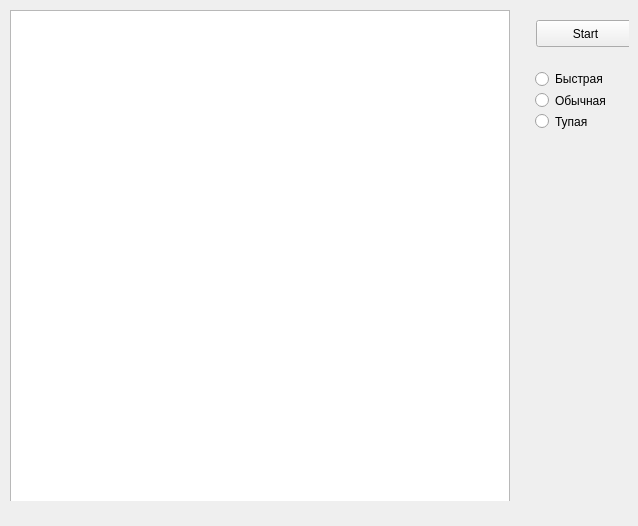
<?xml version="1.0" encoding="UTF-8"?>
<ui version="4.0">
 <class>MainWindow</class>
 <widget class="QMainWindow" name="MainWindow">
  <property name="geometry">
   <rect>
    <x>0</x>
    <y>0</y>
    <width>638</width>
    <height>526</height>
   </rect>
  </property>
  <property name="sizePolicy">
   <sizepolicy hsizetype="Fixed" vsizetype="Fixed">
    <horstretch>0</horstretch>
    <verstretch>0</verstretch>
   </sizepolicy>
  </property>
  <property name="windowTitle">
   <string>MainWindow</string>
  </property>
  <widget class="QWidget" name="centralWidget">
   <property name="sizePolicy">
    <sizepolicy hsizetype="Expanding" vsizetype="Expanding">
     <horstretch>0</horstretch>
     <verstretch>0</verstretch>
    </sizepolicy>
   </property>
   <widget class="QWidget" name="horizontalLayoutWidget">
    <property name="geometry">
     <rect>
      <x>-1</x>
      <y>-1</y>
      <width>641</width>
      <height>502</height>
     </rect>
    </property>
    <layout class="QHBoxLayout" name="horizontalLayout">
     <item>
      <widget class="ui::GraphicsView" name="m_graphicsView">
       <property name="minimumSize">
        <size>
         <width>500</width>
         <height>500</height>
        </size>
       </property>
       <property name="maximumSize">
        <size>
         <width>500</width>
         <height>500</height>
        </size>
       </property>
       <property name="interactive">
        <bool>false</bool>
       </property>
       <property name="sceneRect">
        <rectf>
         <x>0.000000000000000</x>
         <y>0.000000000000000</y>
         <width>100.000000000000000</width>
         <height>100.000000000000000</height>
        </rectf>
       </property>
      </widget>
     </item>
     <item>
      <widget class="QWidget" name="widget" native="true">
       <property name="minimumSize">
        <size>
         <width>100</width>
         <height>0</height>
        </size>
       </property>
       <widget class="QPushButton" name="m_startStopBtn">
        <property name="geometry">
         <rect>
          <x>20</x>
          <y>10</y>
          <width>99</width>
          <height>27</height>
         </rect>
        </property>
        <property name="text">
         <string>Start</string>
        </property>
       </widget>
       <widget class="QWidget" name="">
        <property name="geometry">
         <rect>
          <x>8</x>
          <y>50</y>
          <width>121</width>
          <height>80</height>
         </rect>
        </property>
        <layout class="QVBoxLayout" name="verticalLayout">
         <item>
          <widget class="QRadioButton" name="fastBtn">
           <property name="text">
            <string>Быстрая</string>
           </property>
          </widget>
         </item>
         <item>
          <widget class="QRadioButton" name="normalBtn">
           <property name="text">
            <string>Обычная</string>
           </property>
          </widget>
         </item>
         <item>
          <widget class="QRadioButton" name="stupidBtn">
           <property name="text">
            <string>Тупая</string>
           </property>
          </widget>
         </item>
        </layout>
       </widget>
      </widget>
     </item>
    </layout>
   </widget>
  </widget>
  <widget class="QMenuBar" name="menuBar">
   <property name="geometry">
    <rect>
     <x>0</x>
     <y>0</y>
     <width>638</width>
     <height>25</height>
    </rect>
   </property>
  </widget>
 </widget>
 <layoutdefault spacing="6" margin="11"/>
 <customwidgets>
  <customwidget>
   <class>ui::GraphicsView</class>
   <extends>QGraphicsView</extends>
   <header>ui/graphicsview.h</header>
  </customwidget>
 </customwidgets>
 <resources/>
 <connections/>
</ui>
